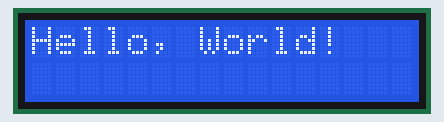
This sketch was run on a simulated ESP8266 (NodeMCU). Parts: 16×2 character LCD.

Above: at 0.1 s.
At 0.6 s:
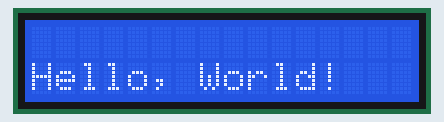

The sketch:

esp8266_1602_I2C_D6_D5.ino
```cpp
#include <LiquidCrystal_I2C.h>
#include <Wire.h>

// set the LCD number of columns and rows
int lcdColumns = 16;
int lcdRows = 2;

// set LCD address, number of columns and rows
// if you don't know your display address, run an I2C scanner sketch
LiquidCrystal_I2C lcd(0x27, lcdColumns, lcdRows);

void setup(){
  Wire.begin(12,14); // I2C on D6 and D5 since D1 and D2 are connected to the motor driver
  // initialize LCD
  lcd.init();
  // turn on LCD backlight
  lcd.backlight();
}

void loop(){
  // set cursor to first column, first row
  lcd.setCursor(0, 0);
  // print message
  lcd.print("Hello, World!");
  delay(500);
  // clears the display to print new message
  lcd.clear();
  // set cursor to first column, second row
  lcd.setCursor(0,1);
  lcd.print("Hello, World!");
  delay(500);
  lcd.clear();
}
```

Measured:
- what the display in image 1 shows lasts 0.5 s, from 0.6 s to 1.1 s
